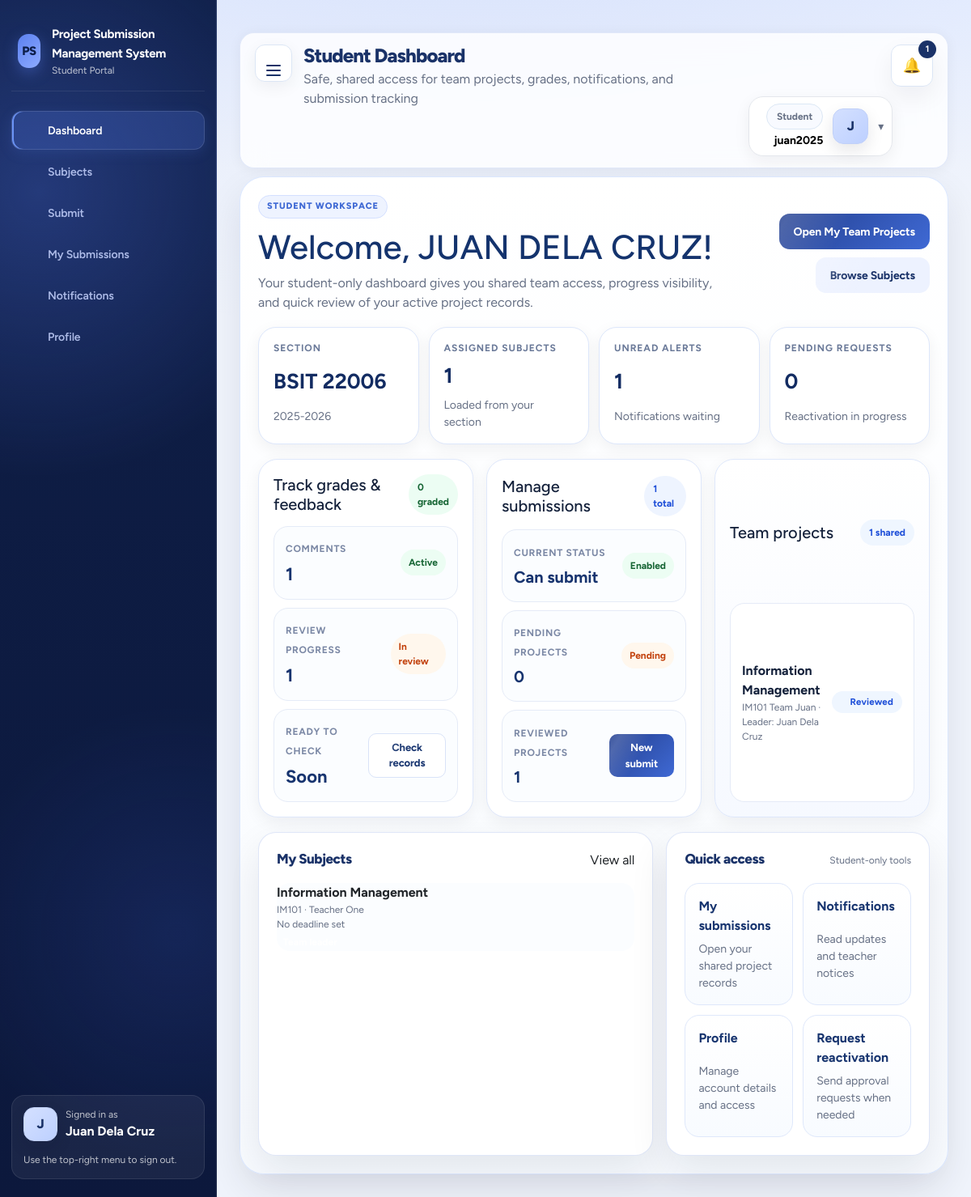
Page /project/student/dashboard.php (signed in) on the committed database.
### tables this page shows
CREATE TABLE sections (
    id INT AUTO_INCREMENT PRIMARY KEY,
    section_name VARCHAR(100) NOT NULL,
    school_year_id INT NOT NULL,
    semester_id INT NOT NULL,
    status ENUM('active', 'inactive', 'archived') NOT NULL DEFAULT 'active',
    notes TEXT NULL,
    created_at TIMESTAMP DEFAULT CURRENT_TIMESTAMP,
    updated_at TIMESTAMP DEFAULT CURRENT_TIMESTAMP ON UPDATE CURRENT_TIMESTAMP,
    CONSTRAINT fk_sections_school_year FOREIGN KEY (school_year_id) REFERENCES school_years(id) ON DELETE RESTRICT ON UPDATE CASCADE,
    CONSTRAINT fk_sections_semester FOREIGN KEY (semester_id) REFERENCES semesters(id) ON DELETE RESTRICT ON UPDATE CASCADE,
    UNIQUE KEY uniq_section_year_sem (section_name, school_year_id, semester_id)
);

CREATE TABLE school_years (
    id INT AUTO_INCREMENT PRIMARY KEY,
    label VARCHAR(20) NOT NULL UNIQUE,
    is_active TINYINT(1) NOT NULL DEFAULT 1,
    created_at TIMESTAMP DEFAULT CURRENT_TIMESTAMP,
    updated_at TIMESTAMP DEFAULT CURRENT_TIMESTAMP ON UPDATE CURRENT_TIMESTAMP
);

CREATE TABLE section_subjects (
    id INT AUTO_INCREMENT PRIMARY KEY,
    section_id INT NOT NULL,
    subject_id INT NOT NULL,
    activity_id INT NULL,
    submission_deadline DATETIME NULL,
    deadline_warning_hours INT NOT NULL DEFAULT 72,
    deadline_warning_sent_at DATETIME NULL,
    deadline_locked_notice_sent_at DATETIME NULL,
    created_at TIMESTAMP DEFAULT CURRENT_TIMESTAMP,
    CONSTRAINT fk_section_subjects_section FOREIGN KEY (section_id) REFERENCES sections(id) ON DELETE CASCADE ON UPDATE CASCADE,
    CONSTRAINT fk_section_subjects_subject FOREIGN KEY (subject_id) REFERENCES subjects(id) ON DELETE CASCADE ON UPDATE CASCADE,
    UNIQUE KEY uniq_section_subject (section_id, subject_id)
);

CREATE TABLE subjects (
    id INT AUTO_INCREMENT PRIMARY KEY,
    subject_code VARCHAR(50) NOT NULL,
    subject_name VARCHAR(150) NOT NULL,
    description TEXT NULL,
    teacher_id INT NOT NULL,
    school_year_id INT NOT NULL,
    semester_id INT NOT NULL,
    status ENUM('active', 'inactive', 'archived') NOT NULL DEFAULT 'active',
    submission_deadline DATETIME NULL,
    deadline_warning_hours INT NOT NULL DEFAULT 72,
    deadline_warning_sent_at DATETIME NULL,
    deadline_locked_notice_sent_at DATETIME NULL,
    allow_late_submissions TINYINT(1) NOT NULL DEFAULT 0,
    late_submission_until DATETIME NULL,
    teacher_submission_locked TINYINT(1) NOT NULL DEFAULT 0,
    teacher_submission_lock_note TEXT NULL,
    created_at TIMESTAMP DEFAULT CURRENT_TIMESTAMP,
    updated_at TIMESTAMP DEFAULT CURRENT_TIMESTAMP ON UPDATE CURRENT_TIMESTAMP,
    CONSTRAINT fk_subjects_teacher FOREIGN KEY (teacher_id) REFERENCES teachers(id) ON DELETE RESTRICT ON UPDATE CASCADE,
    CONSTRAINT fk_subjects_school_year FOREIGN KEY (school_year_id) REFERENCES school_years(id) ON DELETE RESTRICT ON UPDATE CASCADE,
    CONSTRAINT fk_subjects_semester FOREIGN KEY (semester_id) REFERENCES semesters(id) ON DELETE RESTRICT ON UPDATE CASCADE,
    UNIQUE KEY uniq_subject_term_teacher (subject_code, teacher_id, school_year_id, semester_id)
);

CREATE TABLE submissions (
    id INT AUTO_INCREMENT PRIMARY KEY,
    team_id INT NOT NULL,
    student_id INT NOT NULL,
    submitted_by_student_id INT NULL,
    section_id INT NOT NULL,
    subject_id INT NOT NULL,
    activity_id INT NULL,
    attempt_no INT NOT NULL DEFAULT 1,
    assigned_system VARCHAR(255) NOT NULL,
    company_name VARCHAR(255) NOT NULL,
    project_url TEXT NOT NULL,
    video_url TEXT NOT NULL,
    admin_username VARCHAR(100) NULL,
    admin_password VARCHAR(255) NULL,
    user_username VARCHAR(100) NULL,
    user_password VARCHAR(255) NULL,
    contact_email VARCHAR(150) NOT NULL,
    attachment_path VARCHAR(255) NULL,
    status ENUM('pending', 'reviewed', 'graded', 'archived') NOT NULL DEFAULT 'pending',
    grade VARCHAR(50) NULL,
    teacher_feedback TEXT NULL,
    review_notes TEXT NULL,
    submitted_at TIMESTAMP DEFAULT CURRENT_TIMESTAMP,
    updated_at TIMESTAMP DEFAULT CURRENT_TIMESTAMP ON UPDATE CURRENT_TIMESTAMP,
    CONSTRAINT fk_submissions_team FOREIGN KEY (team_id) REFERENCES teams(id) ON DELETE CASCADE ON UPDATE CASCADE,
    CONSTRAINT fk_submissions_student FOREIGN KEY (student_id) REFERENCES students(id) ON DELETE RESTRICT ON UPDATE CASCADE,
    CONSTRAINT fk_submissions_submitted_by FOREIGN KEY (submitted_by_student_id) REFERENCES students(id) ON DELETE SET NULL ON UPDATE CASCADE,
    CONSTRAINT fk_submissions_section FOREIGN KEY (section_id) REFERENCES sections(id) ON DELETE RESTRICT ON UPDATE CASCADE,
    CONSTRAINT fk_submissions_subject FOREIGN KEY (subject_id) REFERENCES subjects(id) ON DELETE RESTRICT ON UPDATE CASCADE,
    CONSTRAINT fk_submissions_activity FOREIGN KEY (activity_id) REFERENCES submission_activities(id) ON DELETE SET NULL ON UPDATE CASCADE,
    INDEX idx_team_activity_attempt (team_id, activity_id, attempt_no),
    INDEX idx_student_activity_attempt (student_id, activity_id, attempt_no)
);

CREATE TABLE teams (
    id INT AUTO_INCREMENT PRIMARY KEY,
    subject_id INT NOT NULL,
    activity_id INT NULL,
    section_id INT NOT NULL,
    leader_student_id INT NOT NULL,
    team_name VARCHAR(150) NOT NULL,
    status ENUM('active', 'inactive', 'archived') NOT NULL DEFAULT 'active',
    submission_deadline DATETIME NULL,
    deadline_warning_hours INT NOT NULL DEFAULT 72,
    deadline_warning_sent_at DATETIME NULL,
    deadline_locked_notice_sent_at DATETIME NULL,
    allow_late_submissions TINYINT(1) NOT NULL DEFAULT 0,
    late_submission_until DATETIME NULL,
    teacher_submission_locked TINYINT(1) NOT NULL DEFAULT 0,
    teacher_submission_lock_note TEXT NULL,
    created_at TIMESTAMP DEFAULT CURRENT_TIMESTAMP,
    updated_at TIMESTAMP DEFAULT CURRENT_TIMESTAMP ON UPDATE CURRENT_TIMESTAMP,
    CONSTRAINT fk_teams_subject FOREIGN KEY (subject_id) REFERENCES subjects(id) ON DELETE CASCADE ON UPDATE CASCADE,
    CONSTRAINT fk_teams_activity FOREIGN KEY (activity_id) REFERENCES submission_activities(id) ON DELETE CASCADE ON UPDATE CASCADE,
    CONSTRAINT fk_teams_section FOREIGN KEY (section_id) REFERENCES sections(id) ON DELETE CASCADE ON UPDATE CASCADE,
    CONSTRAINT fk_teams_leader FOREIGN KEY (leader_student_id) REFERENCES students(id) ON DELETE CASCADE ON UPDATE CASCADE,
    UNIQUE KEY uniq_leader_activity_team (leader_student_id, activity_id)
);

CREATE TABLE students (
    id INT AUTO_INCREMENT PRIMARY KEY,
    student_id VARCHAR(50) NOT NULL UNIQUE,
    full_name VARCHAR(150) NOT NULL,
    email VARCHAR(150) NOT NULL UNIQUE,
    username VARCHAR(100) NOT NULL UNIQUE,
    password_hash VARCHAR(255) NOT NULL,
    avatar_path VARCHAR(255) NULL,
    section_id INT NOT NULL,
    account_status ENUM('pending', 'active', 'view_only', 'inactive', 'archived') NOT NULL DEFAULT 'pending',
    can_submit TINYINT(1) NOT NULL DEFAULT 1,
    created_at TIMESTAMP DEFAULT CURRENT_TIMESTAMP,
    updated_at TIMESTAMP DEFAULT CURRENT_TIMESTAMP ON UPDATE CURRENT_TIMESTAMP,
    CONSTRAINT fk_students_section FOREIGN KEY (section_id) REFERENCES sections(id) ON DELETE RESTRICT ON UPDATE CASCADE
);

CREATE TABLE teachers (
    id INT AUTO_INCREMENT PRIMARY KEY,
    teacher_id VARCHAR(50) NOT NULL UNIQUE,
    full_name VARCHAR(150) NOT NULL,
    email VARCHAR(150) NOT NULL UNIQUE,
    username VARCHAR(100) NOT NULL UNIQUE,
    password_hash VARCHAR(255) NOT NULL,
    avatar_path VARCHAR(255) NULL,
    status ENUM('active', 'inactive', 'archived') NOT NULL DEFAULT 'active',
    submission_deadline DATETIME NULL,
    deadline_warning_hours INT NOT NULL DEFAULT 72,
    deadline_warning_sent_at DATETIME NULL,
    deadline_locked_notice_sent_at DATETIME NULL,
    allow_late_submissions TINYINT(1) NOT NULL DEFAULT 0,
    late_submission_until DATETIME NULL,
    teacher_submission_locked TINYINT(1) NOT NULL DEFAULT 0,
    teacher_submission_lock_note TEXT NULL,
    created_at TIMESTAMP DEFAULT CURRENT_TIMESTAMP,
    updated_at TIMESTAMP DEFAULT CURRENT_TIMESTAMP ON UPDATE CURRENT_TIMESTAMP
);

### project/student/dashboard.php (the view, shortened to what the rows shown need)
<?php
require_once __DIR__ . '/../backend/helpers/query.php';
$student = current_user();
$pdo = pdo();
$stmt = $pdo->prepare('SELECT sec.section_name, sec.status AS section_status, sy.label AS school_year FROM students st JOIN sections sec ON sec.id = st.section_id JOIN school_years sy ON sy.id = sec.school_year_id WHERE st.id = ?');
$stmt->execute([$student['id']]);
$profile = $stmt->fetch();
$subjects = student_subjects((int) $student['section_id']);
$sharedSubmissions = student_team_submissions((int) $student['id']);
$totalSubmissions = count($sharedSubmissions);
$recentSubmissions = array_slice($sharedSubmissions, 0, 3);
require_once __DIR__ . '/../backend/partials/header.php';
?>
<section class="student-workspace-shell">
  <div class="student-workspace-card">
    <div class="student-workspace-head">
      <div>
        <h2>Welcome, <?= h(strtoupper($student['full_name'])) ?>!</h2>
      </div>
    </div>
    <div class="student-hero-strip">
      <div class="student-chip-card">
        <span class="student-chip-label">Section</span>
        <strong><?= h($profile['section_name'] ?? '—') ?></strong>
        <small><?= h($profile['school_year'] ?? '') ?></small>
      </div>
    </div>
    <div class="student-panel-grid">
      <article class="student-panel-card">
        <div class="student-panel-top">
          <h3>Manage submissions</h3>
          <span class="student-panel-tag"><?= $totalSubmissions ?> total</span>
        </div>
      </article>
      <article class="student-panel-card student-panel-card-accent">
        <div class="student-panel-top">
          <h3>Team projects</h3>
          <span class="student-panel-tag info"><?= $totalSubmissions ?> shared</span>
        </div>
        <div class="student-project-list">
          <?php foreach ($recentSubmissions as $row): ?>
            <div class="student-project-item">
              <div>
                <strong><?= h($row['subject_name']) ?></strong>
                <div class="muted small"><?= h($row['team_name']) ?> · Leader: <?= h($row['leader_name']) ?></div>
              </div>
              <?= status_badge($row['status']) ?>
            </div>
          <?php endforeach; ?>
        </div>
      </article>
    </div>
    <div class="student-lower-grid">
      <article class="card student-support-card">
        <div class="list student-subject-list">
          <?php foreach ($subjects as $subject): ?>
            <?php $team = student_team_for_subject((int) $student['id'], (int) $subject['id']); ?>
            <div class="list-item">
              <div>
                <strong><?= h($subject['subject_name']) ?></strong>
                <div class="muted small"><?= h($subject['subject_code']) ?> · <?= h($subject['teacher_name']) ?></div><div class="muted small"><?= h(($subject['deadline_window']['label'] ?? 'No deadline set')) ?></div>
              </div>
              <?php if ($team): ?>
                <span class="badge success"><?= h($team['role'] === 'leader' ? 'Team leader' : 'Team member') ?></span>
              <?php else: ?>
                <span class="badge warning">No team yet</span>
              <?php endif; ?>
            </div>
          <?php endforeach; ?>
        </div>
      </article>
    </div>
  </div>
</section>
<?php require_once __DIR__ . '/../backend/partials/footer.php'; ?>

### project/backend/helpers/query.php (shortened to what the rows shown need)
<?php
require_once __DIR__ . '/../config/auth.php';
function student_subjects(int $sectionId): array {
    $stmt = pdo()->prepare('SELECT subj.*, t.full_name AS teacher_name, ss.submission_deadline AS section_submission_deadline, ss.deadline_warning_hours AS section_deadline_warning_hours FROM section_subjects ss JOIN subjects subj ON subj.id = ss.subject_id JOIN teachers t ON t.id = subj.teacher_id WHERE ss.section_id = ? AND subj.status = "active" ORDER BY subj.subject_name');
    $stmt->execute([$sectionId]);
    $rows = $stmt->fetchAll();
    foreach ($rows as &$row) {
        if (!empty($row['section_deadline_warning_hours'])) {
            $row['deadline_warning_hours'] = (int) $row['section_deadline_warning_hours'];
        }
        $row['deadline_window'] = subject_deadline_window($row);
    }
    return $rows;
}
function status_badge(string $status): string {
    return '<span class="status ' . h($status) . '">' . h(ucwords(str_replace('_', ' ', $status))) . '</span>';
}
function student_team_submissions(int $studentId, bool $includeArchived = false): array {
    $sql = '
        SELECT DISTINCT
            sub.*,
            subj.subject_name,
            subj.subject_code,
            act.title AS activity_title,
            act.status AS activity_status,
            tm.role AS member_role,
            t.team_name,
            leader.full_name AS leader_name,
            (SELECT GROUP_CONCAT(st2.full_name ORDER BY st2.full_name SEPARATOR ", ")
             FROM team_members tm2
             JOIN students st2 ON st2.id = tm2.student_id
             WHERE tm2.team_id = t.id) AS team_members_list
        FROM team_members tm
        JOIN teams t ON t.id = tm.team_id
        JOIN submissions sub ON sub.team_id = t.id
        JOIN subjects subj ON subj.id = sub.subject_id
        LEFT JOIN submission_activities act ON act.id = sub.activity_id
        JOIN students leader ON leader.id = t.leader_student_id
        WHERE tm.student_id = ?
    ';
    if (!$includeArchived) {
        $sql .= ' AND sub.status <> "archived"';
    }
    $sql .= ' ORDER BY COALESCE(sub.updated_at, sub.submitted_at) DESC, sub.id DESC';
    $stmt = pdo()->prepare($sql);
    $stmt->execute([$studentId]);
    $rows = $stmt->fetchAll();
    foreach ($rows as $row) {
        ensure_submission_history_seed((int) $row['id']);
    }
    return $rows;
}
function student_team_for_subject(int $studentId, int $subjectId): ?array {
    $stmt = pdo()->prepare('
        SELECT t.*, tm.role
        FROM team_members tm
        JOIN teams t ON t.id = tm.team_id
        WHERE tm.student_id = ?
          AND t.subject_id = ?
          AND t.status <> "archived"
        LIMIT 1
    ');
    $stmt->execute([$studentId, $subjectId]);
    return $stmt->fetch() ?: null;
}
function student_subject_locked(array $subject): bool {
    $window = $subject['deadline_window'] ?? subject_deadline_window($subject);
    return ($window['state'] ?? 'open') === 'locked';
}
function ensure_submission_history_table(): void {
    static $ready = false;
    if ($ready) {
        return;
    }
    $ready = true;
}
function ensure_submission_history_seed(int $submissionId): void {
    $stmt = pdo()->prepare('SELECT COUNT(*) FROM submission_history WHERE submission_id = ?');
    $stmt->execute([$submissionId]);
}

### rows in the picture
sections: section_name "BSIT 22006", school_year.label "2025-2026"
section_subjects: subject "1", subject.subject_name "Information Management", subject.subject_code "IM101", teachers.full_name "Teacher One", label "No deadline set"
submissions: subject.subject_name "Information Management", team.team_name "IM101 Team Juan", student.full_name "Juan Dela Cruz", status "Reviewed"

### other values in the picture
APP_NAME "Project Submission Management System"
$role "Student"
$label "Dashboard"
$label "Subjects"
$label "Submit"
$label "My Submissions"
$label "Notifications"
$label "Profile"
$avatarInitial "J"
$user['full_name'] "Juan Dela Cruz"
$title "Student Dashboard"
$subtitle "Safe, shared access for team projects, grades, notifications, and submission tracking"
$unreadCount "1"
$user['username'] "juan2025"
$student['full_name'] "JUAN DELA CRUZ"
